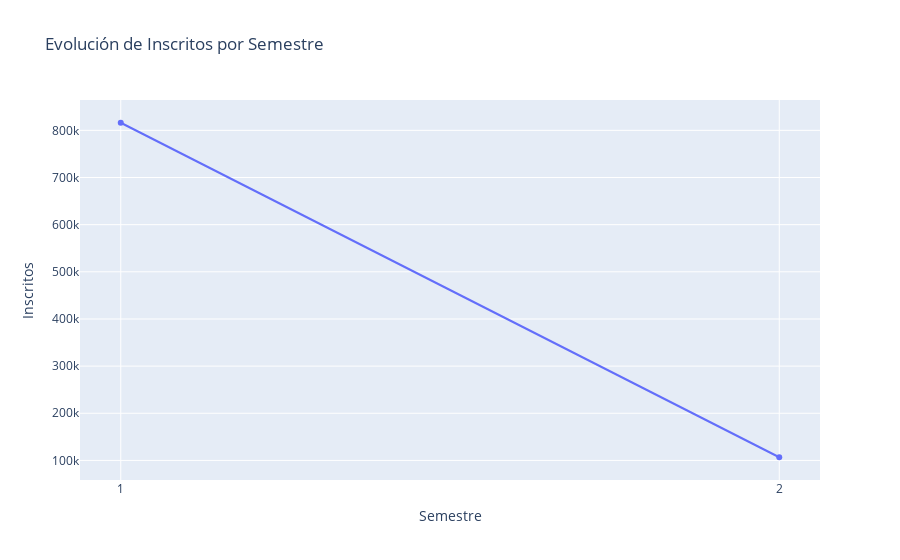

Here is the notebook cell this chart was saved with:
### Code cell
# Gráfico de líneas para la evolución de inscritos por semestre
inscritos_por_año = inscritos_2016.groupby('Semestre')['Inscritos 2016'].sum()

fig2 = go.Figure(data=go.Scatter(x=inscritos_por_año.index, y=inscritos_por_año.values, mode='lines+markers'))
fig2.update_layout(title="Evolución de Inscritos por Semestre", xaxis_title="Semestre", yaxis_title="Inscritos")

### Figure 1 — Plotly figure (JSON) as saved in the notebook; plotly's stock layout.template omitted (floating-point values rounded to 4 significant figures)
{"data": [{"mode": "lines+markers", "type": "scatter", "x": ["1", "2"], "y": [816113, 106747]}], "layout": {"title": {"text": "Evolución de Inscritos por Semestre"}, "xaxis": {"title": {"text": "Semestre"}}, "yaxis": {"title": {"text": "Inscritos"}}}}
